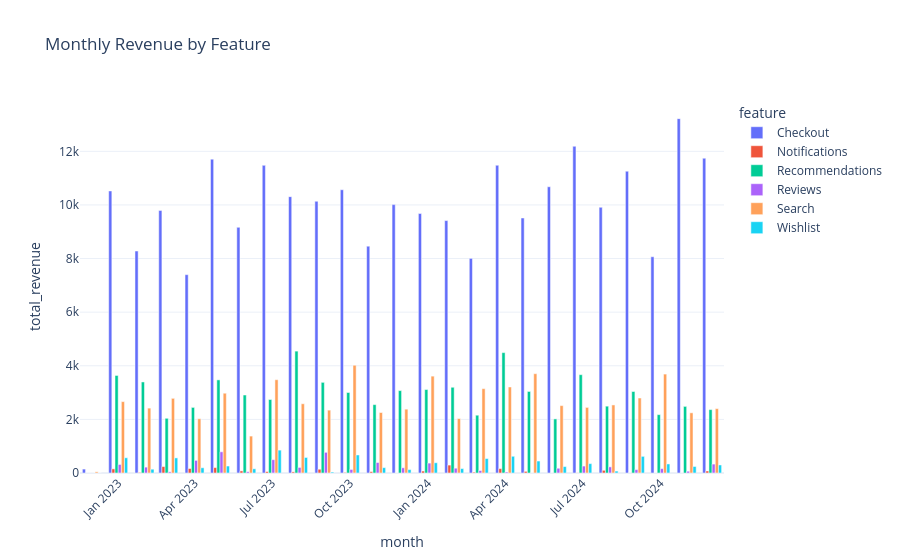

Here is the notebook cell this chart was saved with:
### Code cell
# Monthly revenue by feature  
derived_plot       = derived.copy()
derived_plot['month'] = derived_plot['week'].dt.to_period('M').astype(str)
monthly_rev        = derived_plot.groupby(['month','feature'])['total_revenue'].sum().reset_index()
fig = px.bar(
    monthly_rev, x='month', y='total_revenue',
    color='feature', barmode='group',
    title='Monthly Revenue by Feature',
    template='plotly_white',
)
fig.update_layout(height=480, xaxis_tickangle=-45)
fig.show()

### Figure 1 — Plotly figure (JSON) as saved in the notebook; plotly's stock layout.template omitted (floating-point values rounded to 4 significant figures)
{"data": [{"alignmentgroup": "True", "hovertemplate": "feature=Checkout<br>month=%{x}<br>total_revenue=%{y}<extra></extra>", "legendgroup": "Checkout", "marker": {"color": "#636efa", "pattern": {"shape": ""}}, "name": "Checkout", "offsetgroup": "Checkout", "orientation": "v", "showlegend": true, "textposition": "auto", "type": "bar", "x": ["2022-12", "2023-01", "2023-02", "2023-03", "2023-04", "2023-05", "2023-06", "2023-07", "2023-08", "2023-09", "2023-10", "2023-11", "2023-12", "2024-01", "2024-02", "2024-03", "2024-04", "2024-05", "2024-06", "2024-07", "2024-08", "2024-09", "2024-10", "2024-11", "2024-12"], "xaxis": "x", "y": [146.2, 10520.0, 8281.0, 9796.0, 7398.0, 11710.0, 9166.0, 11480.0, 10310.0, 10140.0, 10570.0, 8461.0, 10010.0, 9679.0, 9417.0, 8007.0, 11480.0, 9513.0, 10680.0, 12190.0, 9913.0, 11260.0, 8066.0, 13220.0, 11740.0], "yaxis": "y"}, {"alignmentgroup": "True", "hovertemplate": "feature=Notifications<br>month=%{x}<br>total_revenue=%{y}<extra></extra>", "legendgroup": "Notifications", "marker": {"color": "#EF553B", "pattern": {"shape": ""}}, "name": "Notifications", "offsetgroup": "Notifications", "orientation": "v", "showlegend": true, "textposition": "auto", "type": "bar", "x": ["2022-12", "2023-01", "2023-02", "2023-03", "2023-04", "2023-05", "2023-06", "2023-07", "2023-08", "2023-09", "2023-10", "2023-11", "2023-12", "2024-01", "2024-02", "2024-03", "2024-04", "2024-05", "2024-06", "2024-07", "2024-08", "2024-09", "2024-10", "2024-11", "2024-12"], "xaxis": "x", "y": [0.0, 153.8, 20.91, 239.8, 167.6, 202.1, 78.8, 52.23, 42.43, 140.7, 21.13, 51.93, 0.0, 72.29, 295.1, 30.32, 163.2, 61.23, 0.0, 5.56, 100.8, 0.0, 0.0, 0.0, 75.28], "yaxis": "y"}, {"alignmentgroup": "True", "hovertemplate": "feature=Recommendations<br>month=%{x}<br>total_revenue=%{y}<extra></extra>", "legendgroup": "Recommendations", "marker": {"color": "#00cc96", "pattern": {"shape": ""}}, "name": "Recommendations", "offsetgroup": "Recommendations", "orientation": "v", "showlegend": true, "textposition": "auto", "type": "bar", "x": ["2022-12", "2023-01", "2023-02", "2023-03", "2023-04", "2023-05", "2023-06", "2023-07", "2023-08", "2023-09", "2023-10", "2023-11", "2023-12", "2024-01", "2024-02", "2024-03", "2024-04", "2024-05", "2024-06", "2024-07", "2024-08", "2024-09", "2024-10", "2024-11", "2024-12"], "xaxis": "x", "y": [0.0, 3639.0, 3396.0, 2040.0, 2447.0, 3474.0, 2909.0, 2741.0, 4547.0, 3382.0, 3003.0, 2551.0, 3074.0, 3113.0, 3198.0, 2156.0, 4491.0, 3042.0, 2018.0, 3668.0, 2493.0, 3040.0, 2177.0, 2485.0, 2365.0], "yaxis": "y"}, {"alignmentgroup": "True", "hovertemplate": "feature=Reviews<br>month=%{x}<br>total_revenue=%{y}<extra></extra>", "legendgroup": "Reviews", "marker": {"color": "#ab63fa", "pattern": {"shape": ""}}, "name": "Reviews", "offsetgroup": "Reviews", "orientation": "v", "showlegend": true, "textposition": "auto", "type": "bar", "x": ["2022-12", "2023-01", "2023-02", "2023-03", "2023-04", "2023-05", "2023-06", "2023-07", "2023-08", "2023-09", "2023-10", "2023-11", "2023-12", "2024-01", "2024-02", "2024-03", "2024-04", "2024-05", "2024-06", "2024-07", "2024-08", "2024-09", "2024-10", "2024-11", "2024-12"], "xaxis": "x", "y": [0.0, 318.3, 218.8, 44.22, 471.2, 790.9, 49.1, 497.4, 207.9, 771.4, 132.4, 390.1, 194.3, 369.1, 179.0, 92.31, 38.06, 0.0, 177.6, 258.5, 228.4, 126.8, 162.8, 66.39, 332.9], "yaxis": "y"}, {"alignmentgroup": "True", "hovertemplate": "feature=Search<br>month=%{x}<br>total_revenue=%{y}<extra></extra>", "legendgroup": "Search", "marker": {"color": "#FFA15A", "pattern": {"shape": ""}}, "name": "Search", "offsetgroup": "Search", "orientation": "v", "showlegend": true, "textposition": "auto", "type": "bar", "x": ["2022-12", "2023-01", "2023-02", "2023-03", "2023-04", "2023-05", "2023-06", "2023-07", "2023-08", "2023-09", "2023-10", "2023-11", "2023-12", "2024-01", "2024-02", "2024-03", "2024-04", "2024-05", "2024-06", "2024-07", "2024-08", "2024-09", "2024-10", "2024-11", "2024-12"], "xaxis": "x", "y": [43.65, 2662.0, 2420.0, 2785.0, 2025.0, 2976.0, 1377.0, 3480.0, 2583.0, 2345.0, 4020.0, 2256.0, 2381.0, 3613.0, 2031.0, 3146.0, 3209.0, 3704.0, 2514.0, 2447.0, 2539.0, 2797.0, 3690.0, 2245.0, 2401.0], "yaxis": "y"}, {"alignmentgroup": "True", "hovertemplate": "feature=Wishlist<br>month=%{x}<br>total_revenue=%{y}<extra></extra>", "legendgroup": "Wishlist", "marker": {"color": "#19d3f3", "pattern": {"shape": ""}}, "name": "Wishlist", "offsetgroup": "Wishlist", "orientation": "v", "showlegend": true, "textposition": "auto", "type": "bar", "x": ["2022-12", "2023-01", "2023-02", "2023-03", "2023-04", "2023-05", "2023-06", "2023-07", "2023-08", "2023-09", "2023-10", "2023-11", "2023-12", "2024-01", "2024-02", "2024-03", "2024-04", "2024-05", "2024-06", "2024-07", "2024-08", "2024-09", "2024-10", "2024-11", "2024-12"], "xaxis": "x", "y": [0.0, 568.0, 142.3, 563.1, 194.6, 259.8, 156.3, 853.0, 579.7, 35.75, 673.1, 199.7, 127.7, 382.9, 164.0, 538.8, 623.9, 446.3, 239.7, 349.4, 71.59, 621.1, 337.6, 243.3, 299.8], "yaxis": "y"}], "layout": {"autosize": true, "barmode": "group", "legend": {"title": {"text": "feature"}, "tracegroupgap": 0}, "title": {"text": "Monthly Revenue by Feature"}, "xaxis": {"anchor": "y", "autorange": true, "domain": [0, 1], "range": ["2022-11-17", "2024-12-15"], "tickangle": -45, "title": {"text": "month"}, "type": "date"}, "yaxis": {"anchor": "x", "autorange": true, "domain": [0, 1], "range": [0, 13910.0], "title": {"text": "total_revenue"}, "type": "linear"}}}
